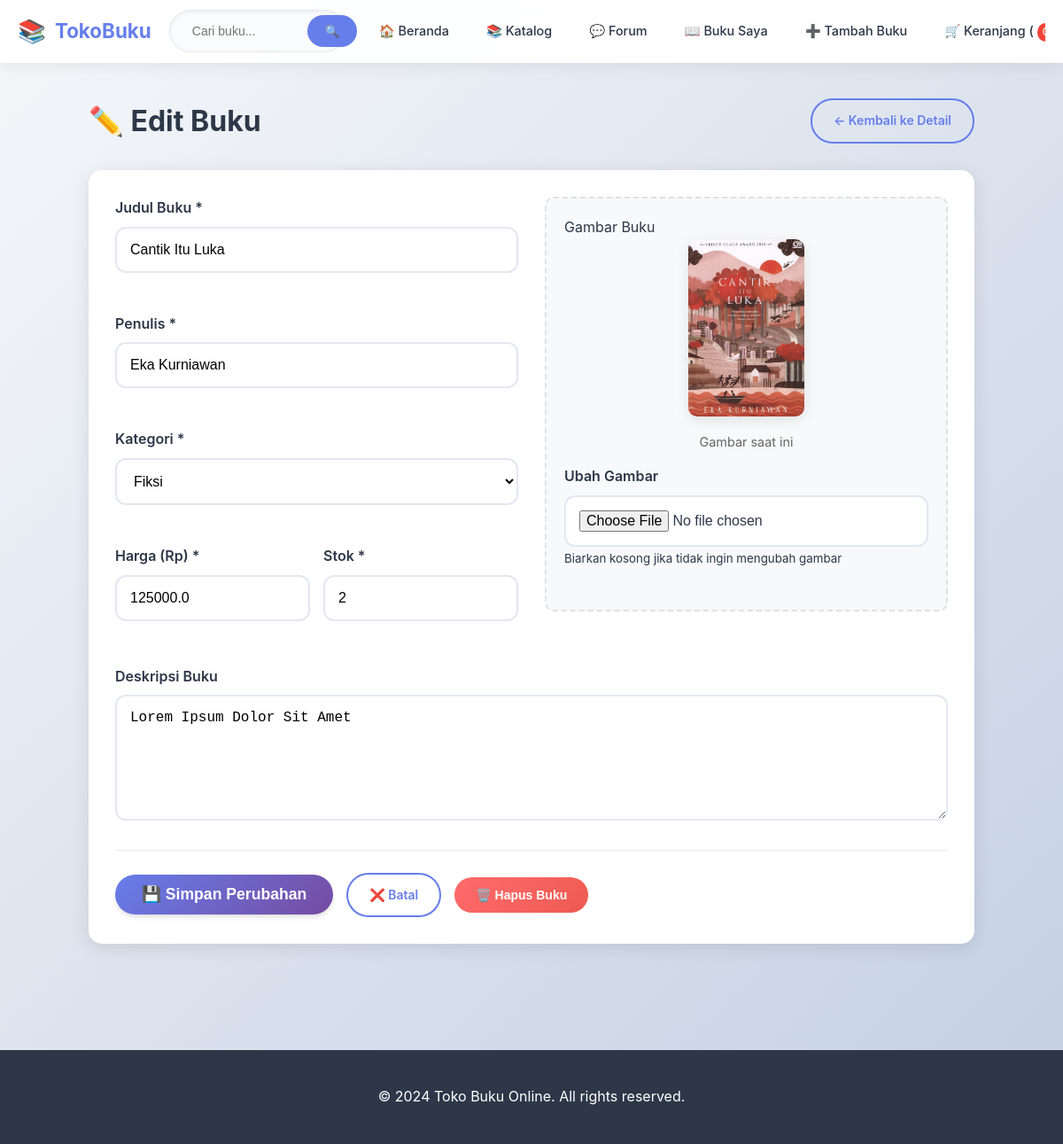
/edit_book/1 (signed in), run on the app's committed database.
### bookstore/app.py (models this page shows)
class Book(db.Model):
    id = db.Column(db.Integer, primary_key=True)
    title = db.Column(db.String(200), nullable=False)
    author = db.Column(db.String(100), nullable=False)
    description = db.Column(db.Text)
    price = db.Column(db.Float, nullable=False)
    stock = db.Column(db.Integer, default=0)
    image = db.Column(db.String(200))
    created_at = db.Column(db.DateTime, default=datetime.utcnow)
    user_id = db.Column(db.Integer, db.ForeignKey('user.id'), nullable=False)
    category_id = db.Column(db.Integer, db.ForeignKey('category.id'), nullable=False)
    seller = db.relationship('User', backref='books')
    category = db.relationship('Category', backref='books')
    cart_items = db.relationship('CartItem', backref='book', lazy=True, cascade='all, delete-orphan')
    order_items = db.relationship('OrderItem', backref='book', lazy=True, cascade='all, delete-orphan')
    wishlisted_by = db.relationship('Wishlist', backref='book', lazy=True, cascade='all, delete-orphan')

class Category(db.Model):
    id = db.Column(db.Integer, primary_key=True)
    name = db.Column(db.String(100), nullable=False)
    description = db.Column(db.Text)

### bookstore/app.py (the view, shortened to what this page needs)
@app.route('/edit_book/<int:book_id>', methods=['GET', 'POST'])
def edit_book(book_id):
    if 'user_id' not in session:
        flash('Silakan login terlebih dahulu!', 'error')
        return redirect(url_for('login'))
    book = Book.query.get_or_404(book_id)
    if book.user_id != session['user_id'] and not session.get('is_admin'):
        flash('Anda tidak memiliki akses untuk mengedit buku ini!', 'error')
        return redirect(url_for('book_detail', book_id=book_id))
    categories = Category.query.all()
    return render_template('books/edit_book.html', book=book, categories=categories)

### bookstore/templates/books/edit_book.html (shortened to what this page needs)
{% extends "base.html" %}
{% block content %}
<div class="container">
    <div class="edit-book-page">
        <div class="page-header">
            <h1>✏️ Edit Buku</h1>
            <div class="header-actions">
                <a href="{{ url_for('book_detail', book_id=book.id) }}" class="btn btn-outline">← Kembali ke Detail</a>
            </div>
        </div>
        <div class="edit-form-container">
            <form method="POST" action="{{ url_for('edit_book', book_id=book.id) }}" enctype="multipart/form-data">
                <div class="form-grid">
                    <div class="form-column">
                        <div class="form-group">
                            <label for="title">Judul Buku *</label>
                            <input type="text" class="form-control" id="title" name="title"
                                   value="{{ book.title }}" required>
                        </div>
                        <div class="form-group">
                            <label for="author">Penulis *</label>
                            <input type="text" class="form-control" id="author" name="author"
                                   value="{{ book.author }}" required>
                        </div>
                        <div class="form-group">
                            <label for="category_id">Kategori *</label>
                            <select class="form-control" id="category_id" name="category_id" required>
                                {% for category in categories %}
                                <option value="{{ category.id }}" {% if category.id == book.category_id %}selected{% endif %}>
                                    {{ category.name }}
                                </option>
                                {% endfor %}
                            </select>
                        </div>
                        <div class="form-row">
                            <div class="form-group">
                                <label for="price">Harga (Rp) *</label>
                                <input type="number" class="form-control" id="price" name="price"
                                       step="0.01" value="{{ book.price }}" required>
                            </div>
                            <div class="form-group">
                                <label for="stock">Stok *</label>
                                <input type="number" class="form-control" id="stock" name="stock"
                                       value="{{ book.stock }}" required>
                            </div>
                        </div>
                    </div>
                    <div class="form-column">
                        <div class="image-section">
                            <label>Gambar Buku</label>
                            <div class="current-image">
                                {% if book.image %}
                                <img src="{{ url_for('static', filename='uploads/' + book.image) }}"
                                     alt="{{ book.title }}" class="book-image-preview">
                                <p class="image-note">Gambar saat ini</p>
                                {% else %}
                                <div class="no-image">
                                    <span>📖</span>
                                    <p>Belum ada gambar</p>
                                </div>
                                {% endif %}
                            </div>
                            <div class="form-group">
                                <label for="image">Ubah Gambar</label>
                                <input type="file" class="form-control" id="image" name="image" accept="image/*">
                                <small class="form-text">Biarkan kosong jika tidak ingin mengubah gambar</small>
                            </div>
                        </div>
                    </div>
                </div>
                <div class="form-group">
                    <label for="description">Deskripsi Buku</label>
                    <textarea class="form-control" id="description" name="description" rows="6">{{ book.description }}</textarea>
                </div>
                <div class="form-actions">
                    <button type="submit" class="btn btn-primary btn-lg">💾 Simpan Perubahan</button>
                    <a href="{{ url_for('book_detail', book_id=book.id) }}" class="btn btn-outline">❌ Batal</a>
                    {% if session.get('is_admin') or book.user_id == session.get('user_id') %}
                    <button type="button" class="btn btn-danger" onclick="confirmDelete()">🗑️ Hapus Buku</button>
                    {% endif %}
                </div>
            </form>
        </div>
    </div>
</div>
{% endblock %}

### bookstore/static/css/style.css (style rules this page uses)
:root { --primary: #667eea; --primary-light: #8a9ef5; --primary-dark: #5a6fd8; --secondary: #764ba2; --accent: #f093fb; --success: #4CAF50; --warning: #FF9800; --error: #f44336; --text: #2d3748; --text-light: #718096; --bg: #f7fafc; --bg-card: #ffffff; --border: #e2e8f0; --shadow: 0 4px 6px -1px rgba(0, 0, 0, 0.1), 0 2px 4px -1px rgba(0, 0, 0, 0.06); --shadow-hover: 0 10px 15px -3px rgba(0, 0, 0, 0.1), 0 4px 6px -2px rgba(0, 0, 0, 0.05); }
* { margin: 0; padding: 0; box-sizing: border-box; }
body { font-family: 'Inter', 'Segoe UI', system-ui, -apple-system, sans-serif; line-height: 1.6; color: var(--text); background: linear-gradient(135deg, #f5f7fa 0%, #c3cfe2 100%); min-height: 100vh; }
.btn { display: inline-flex; align-items: center; justify-content: center; gap: 8px; padding: 12px 24px; border: none; border-radius: 25px; text-decoration: none; font-weight: 600; cursor: pointer; transition: all 0.3s ease; font-size: 14px; position: relative; overflow: hidden; }
.btn::before { content: ''; position: absolute; top: 0; left: -100%; width: 100%; height: 100%; background: linear-gradient(90deg, transparent, rgba(255,255,255,0.2), transparent); transition: left 0.5s; }
.btn-primary { background: linear-gradient(135deg, var(--primary) 0%, var(--secondary) 100%); color: white; box-shadow: var(--shadow); }
.btn-outline { background: transparent; color: var(--primary); border: 2px solid var(--primary); }
.btn-danger { background: linear-gradient(135deg, #ff6b6b 0%, #ee5a52 100%); color: white; }
.container { max-width: 1200px; margin: 0 auto; padding: 0 20px; }
.form-group { margin-bottom: 25px; }
.form-group label { display: block; margin-bottom: 8px; font-weight: 600; color: var(--text); }
.form-control { width: 100%; padding: 15px; border: 2px solid var(--border); border-radius: 12px; font-size: 16px; transition: all 0.3s ease; background: var(--bg-card); }

### bookstore/templates/books/edit_book.html (style rules this page uses)
.edit-book-page { max-width: 1000px; margin: 0 auto; }
.page-header { display: flex; justify-content: space-between; align-items: center; margin-bottom: 30px; flex-wrap: wrap; gap: 15px; }
.header-actions { display: flex; gap: 10px; flex-wrap: wrap; }
.edit-form-container { background: white; padding: 30px; border-radius: 15px; box-shadow: 0 4px 20px rgba(0,0,0,0.1); }
.form-grid { display: grid; grid-template-columns: 1fr 1fr; gap: 30px; margin-bottom: 25px; }
.form-column { display: flex; flex-direction: column; gap: 20px; }
.form-row { display: grid; grid-template-columns: 1fr 1fr; gap: 15px; }
.image-section { background: #f8f9fa; padding: 20px; border-radius: 10px; border: 2px dashed #dee2e6; }
.current-image { text-align: center; margin-bottom: 15px; }
.book-image-preview { max-width: 100%; height: 200px; object-fit: cover; border-radius: 10px; box-shadow: 0 4px 15px rgba(0,0,0,0.1); }
.image-note { margin-top: 10px; color: #666; font-size: 0.9rem; }
.form-actions { display: flex; gap: 15px; justify-content: flex-start; align-items: center; flex-wrap: wrap; padding-top: 25px; border-top: 1px solid #e9ecef; }
.btn-lg { padding: 12px 30px; font-size: 1.1rem; }

### data on the page
Book: title "Cantik Itu Luka", author "Eka Kurniawan", category_id "Fiksi", price "125000.0", stock "2", image (picture), description "Lorem Ipsum Dolor Sit Amet"
